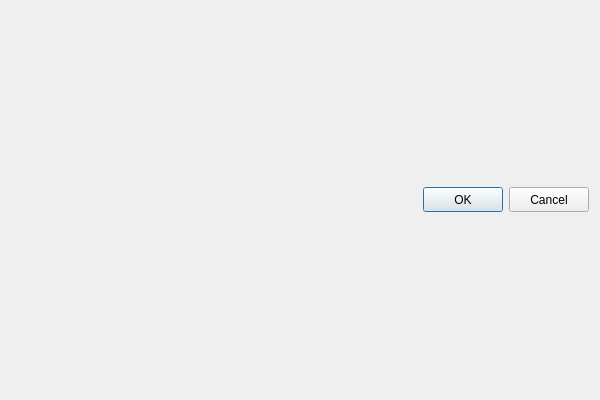
<?xml version="1.0" encoding="UTF-8"?>
<ui version="4.0">
 <class>VariableFormDialogClass</class>
 <widget class="QDialog" name="VariableFormDialogClass">
  <property name="geometry">
   <rect>
    <x>0</x>
    <y>0</y>
    <width>600</width>
    <height>400</height>
   </rect>
  </property>
  <property name="windowTitle">
   <string>VariableFormDialog</string>
  </property>
  <layout class="QVBoxLayout" name="verticalLayout">
   <item>
    <layout class="QFormLayout" name="formInputsLayout"/>
   </item>
   <item>
    <layout class="QHBoxLayout" name="buttonLayout" stretch="0,0,0">
     <property name="spacing">
      <number>6</number>
     </property>
     <property name="sizeConstraint">
      <enum>QLayout::SizeConstraint::SetMinAndMaxSize</enum>
     </property>
     <property name="margin" stdset="0">
      <number>0</number>
     </property>
     <item>
      <spacer name="buttonSpacer">
       <property name="orientation">
        <enum>Qt::Orientation::Horizontal</enum>
       </property>
       <property name="sizeHint" stdset="0">
        <size>
         <width>131</width>
         <height>25</height>
        </size>
       </property>
      </spacer>
     </item>
     <item>
      <widget class="QPushButton" name="okButton">
       <property name="maximumSize">
        <size>
         <width>16777215</width>
         <height>25</height>
        </size>
       </property>
       <property name="text">
        <string>OK</string>
       </property>
      </widget>
     </item>
     <item>
      <widget class="QPushButton" name="cancelButton">
       <property name="maximumSize">
        <size>
         <width>16777215</width>
         <height>25</height>
        </size>
       </property>
       <property name="text">
        <string>Cancel</string>
       </property>
      </widget>
     </item>
    </layout>
   </item>
  </layout>
 </widget>
 <layoutdefault spacing="6" margin="11"/>
 <resources/>
 <connections>
  <connection>
   <sender>okButton</sender>
   <signal>clicked()</signal>
   <receiver>VariableFormDialogClass</receiver>
   <slot>accept()</slot>
   <hints>
    <hint type="sourcelabel">
     <x>464</x>
     <y>296</y>
    </hint>
    <hint type="destinationlabel">
     <x>299</x>
     <y>199</y>
    </hint>
   </hints>
  </connection>
 </connections>
</ui>
